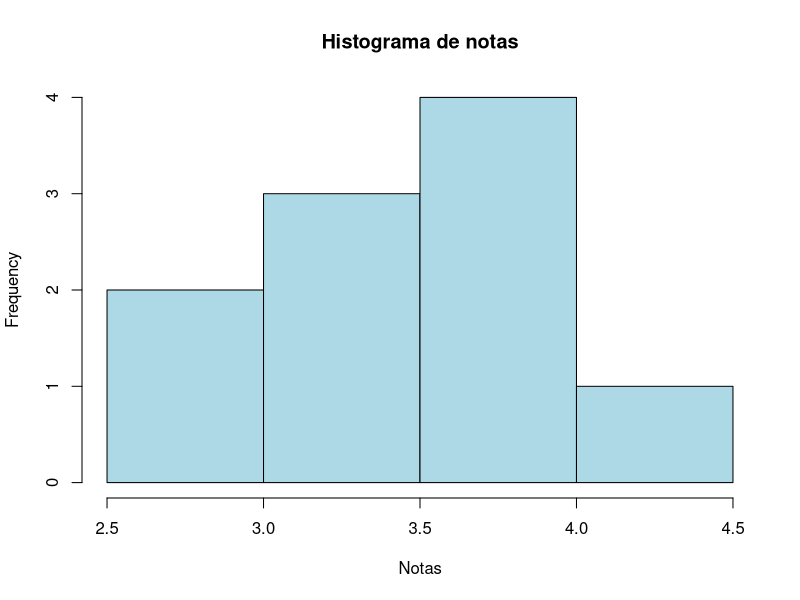
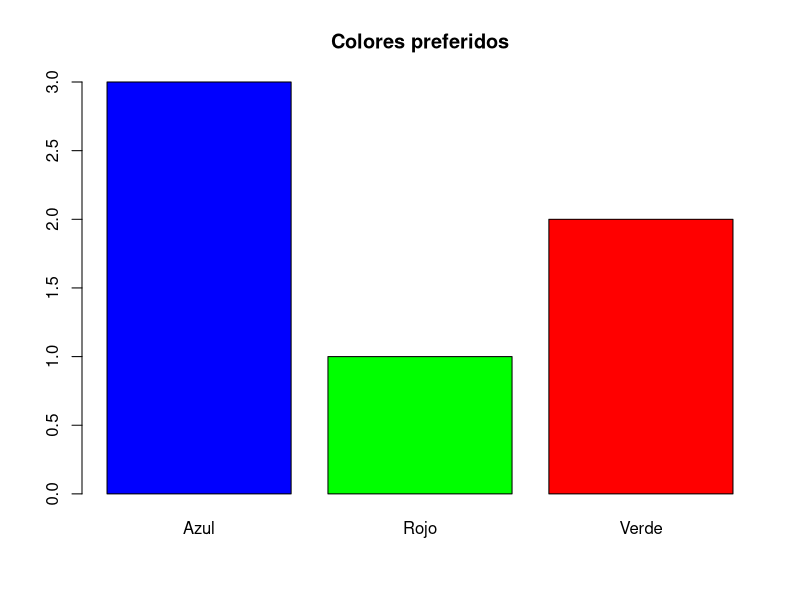
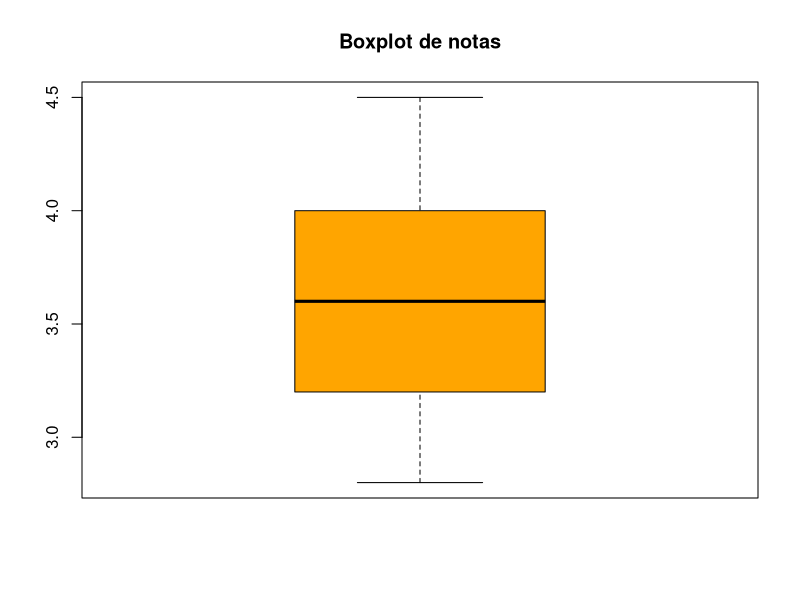

Here is the R script that generated these plots, in order:
###############################################
# 📊 Resumen en R para resolver ejercicios de Estadística
# Incluye: Estadística descriptiva, frecuencias, gráficos, probabilidad e inferencia
###############################################

# ===============================
# 1. Cargar datos
# ===============================
# Normalmente trabajamos con vectores o data.frames.
# Ejemplo: notas de un examen
notas <- c(3.5, 4.0, 2.8, 3.7, 4.5, 2.9, 3.3, 3.8, 4.0, 3.2)

# ===============================
# 2. Medidas de Tendencia Central y Dispersión
# ===============================
# Media
mean(notas)

# Mediana
median(notas)

# Moda (no existe función nativa, se define)
moda <- function(x){
  ux <- unique(x)
  ux[which.max(tabulate(match(x, ux)))]
}
moda(notas)

# Rango
range(notas)
diff(range(notas))  # valor máximo - mínimo

# Cuartiles
quantile(notas)

# Rango intercuartílico (IQR)
IQR(notas)

# Varianza y Desviación Estándar
var(notas)
sd(notas)

# ===============================
# 3. Tablas de Frecuencia
# ===============================
# Frecuencia absoluta
tabla_abs <- table(notas)
tabla_abs

# Frecuencia relativa
tabla_rel <- prop.table(tabla_abs)
tabla_rel

# Frecuencia acumulada
tabla_acum <- cumsum(tabla_abs)
tabla_acum

# ===============================
# 4. Visualización de Datos
# ===============================
# Histograma
hist(notas, main="Histograma de notas", xlab="Notas", col="lightblue", freq=TRUE)

# Gráfico de barras (para cualitativas)
colores <- c("Azul","Verde","Rojo","Azul","Azul","Verde")
barplot(table(colores), main="Colores preferidos", col=c("blue","green","red"))

# Diagrama de caja (boxplot)
boxplot(notas, main="Boxplot de notas", col="orange")

# ===============================
# 5. Probabilidad y Experimentos Aleatorios
# ===============================
# Definición de un espacio muestral
# Ejemplo: lanzamiento de un dado
espacio_muestral <- 1:6

# Probabilidad clásica de sacar un número par
evento <- c(2,4,6)
p_evento <- length(evento) / length(espacio_muestral)
p_evento

# Probabilidad mediante simulación (frecuencia relativa)
set.seed(123) # para reproducibilidad
simulacion <- sample(espacio_muestral, size=10000, replace=TRUE)
mean(simulacion %in% evento)  # frecuencia relativa

# ===============================
# 6. Probabilidad Condicional
# ===============================
# Ejemplo: baraja simplificada (palos y colores)
cartas <- data.frame(
  valor = rep(1:13, 4),
  palo = rep(c("Corazones","Diamantes","Tréboles","Picas"), each=13),
  color = rep(c("Rojo","Rojo","Negro","Negro"), each=13)
)

# Probabilidad de que salga una carta roja (P(Rojo))
p_rojo <- nrow(subset(cartas, color=="Rojo")) / nrow(cartas)

# Probabilidad de que sea un corazón dado que es rojo (P(Corazones | Rojo))
p_cond <- nrow(subset(cartas, palo=="Corazones")) / nrow(subset(cartas, color=="Rojo"))

p_rojo
p_cond

# ===============================
# 7. Teorema de Bayes
# ===============================
# Ejemplo: test de enfermedad
# P(Enfermedad) = 0.01
# P(Positivo | Enfermedad) = 0.95
# P(Positivo | No Enfermedad) = 0.05

p_enf <- 0.01
p_no_enf <- 0.99
p_pos_dado_enf <- 0.95
p_pos_dado_no_enf <- 0.05

# Probabilidad total de positivo
p_pos <- p_pos_dado_enf*p_enf + p_pos_dado_no_enf*p_no_enf

# Bayes: P(Enfermedad | Positivo)
p_enf_dado_pos <- (p_pos_dado_enf*p_enf) / p_pos
p_enf_dado_pos

# ===============================
# 8. Inferencia Estadística (Estimación de Intervalos)
# ===============================
# Intervalo de confianza para la media
t.test(notas, conf.level=0.95)  # asumiendo normalidad

# ===============================
# 9. Técnicas de Conteo
# ===============================
# Ejemplo con combinaciones y permutaciones
# Número de formas de elegir 3 estudiantes entre 10
choose(10, 3)

# Permutaciones de 5 objetos en 3 posiciones
factorial(5) / factorial(5-3)